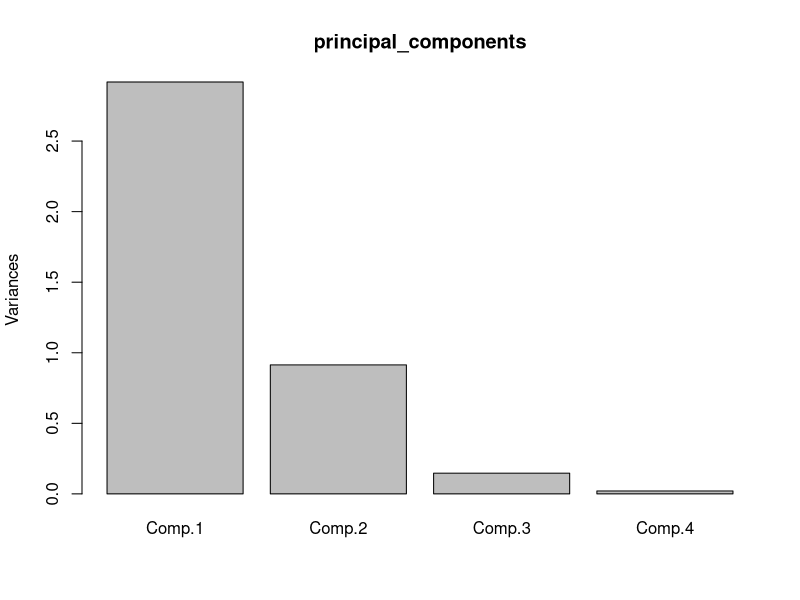
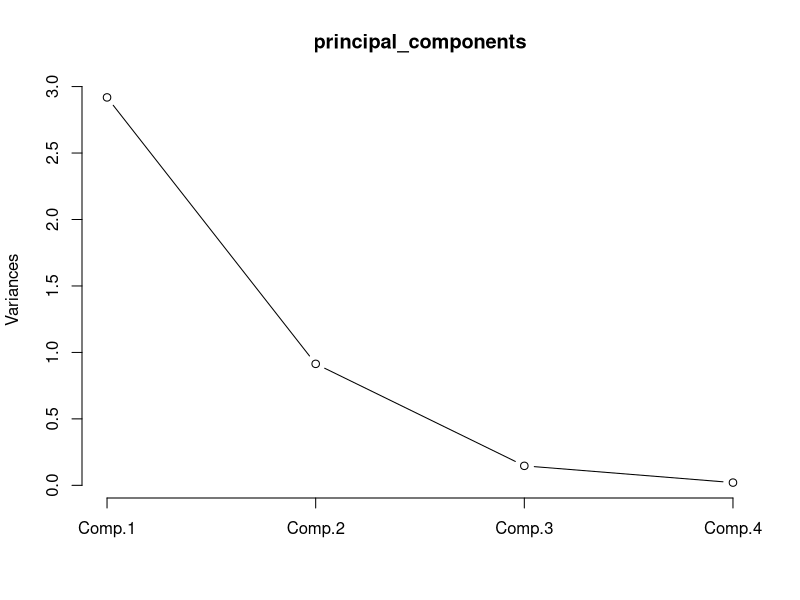
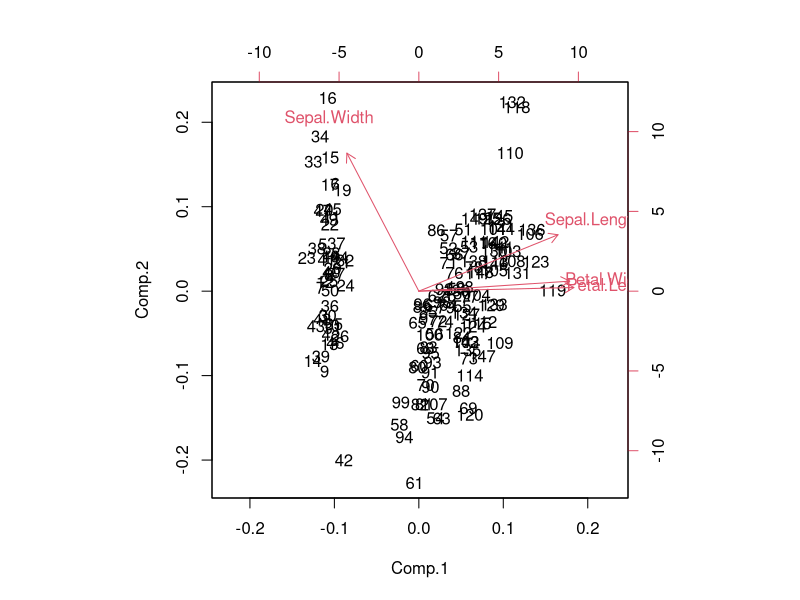
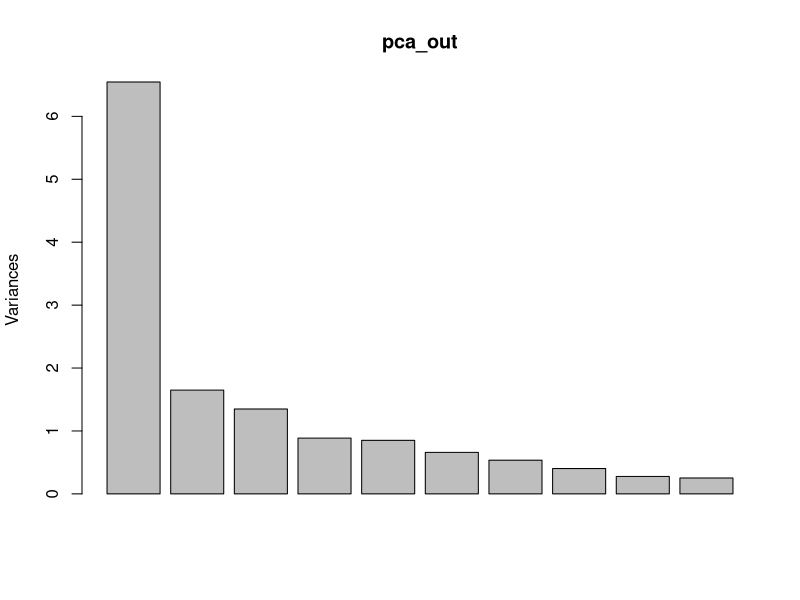
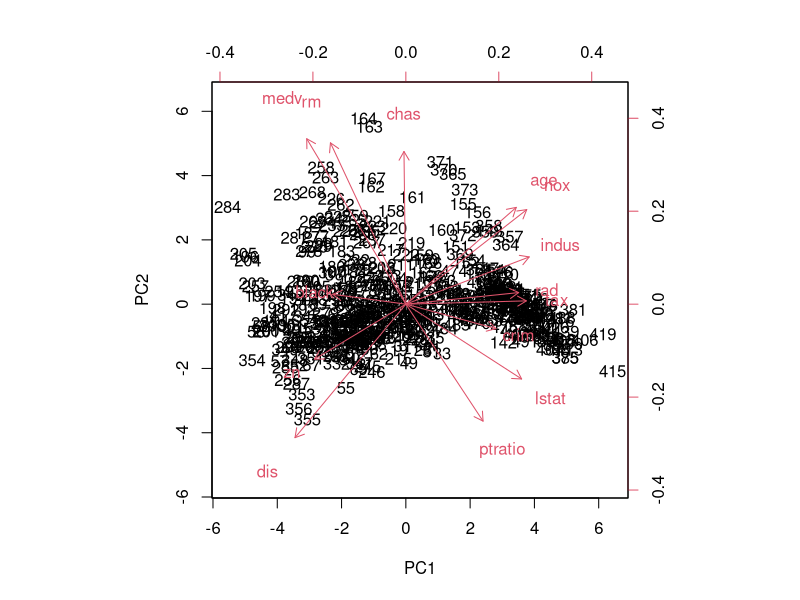

Recreate these plots in R, in order.
data("iris")
head(iris)
irisdata1 <-iris[,1:4]
irisdata1
head(irisdata1)
principal_components<-princomp(irisdata1, cor= TRUE, score = TRUE)
summary(principal_components)
plot(principal_components)
plot(principal_components, type = "l")
biplot(principal_components)




data(Boston, package="MASS")
pca_out<-prcomp(Boston,scale. = T)
pca_out
plot(pca_out)
biplot(pca_out, scale = 0)
boston_pc<-pca_out$x
boston_pc
head(boston_pc)
summary(boston_pc)
